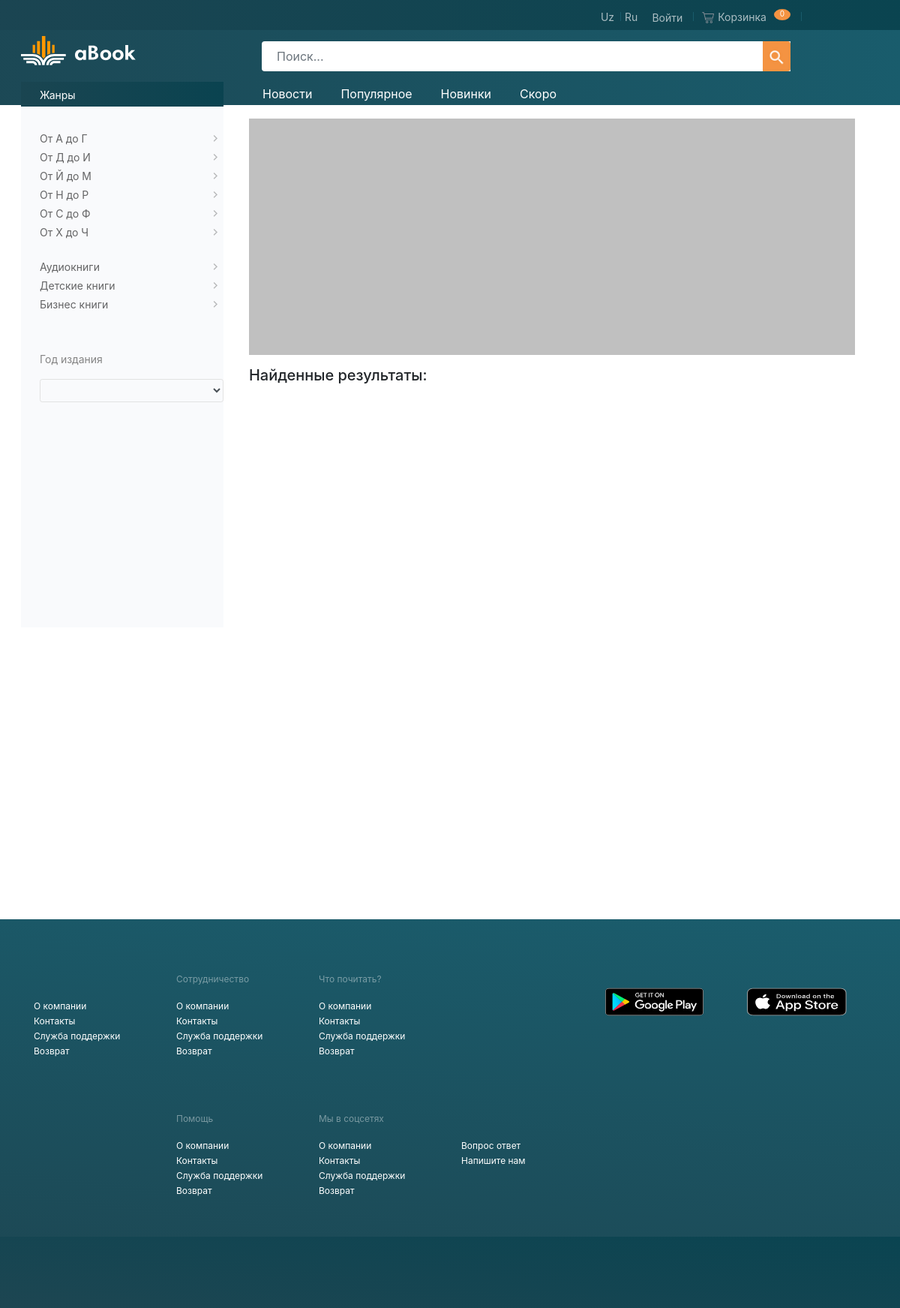
The app's page /search/ with its own data.
### dictionary/models.py (models this page shows, shortened)
class Genre(models.Model):
	name = models.CharField(max_length=100)
	alias = models.CharField(max_length=100)
	class Meta:
	        verbose_name = 'Книга'
	        verbose_name_plural = 'Добавить жанры'

### books/views.py (the view)
# urls.py: path('search/', views.SearchView.as_view(), name='search'),
class SearchView(ListView):
	model = Book
	template_name = 'books/search.html'
	def get_queryset(self):
		current_user = self.request.user
		queryset = Book.objects.all()
		q = self.request.GET.get('search')
		if q:
			return queryset.filter(Q(name__icontains=q) | Q(publishing_house__icontains=q))
	def get_context_data(self, **kwards):
		current_user = self.request.user
		ctx = super(SearchView, self).get_context_data(**kwards)
		ctx['count'] = Cart.objects.filter(user=current_user.username).count()
		ctx['sum'] = Cart.objects.filter(user=current_user.username).aggregate(Sum('price'))
		ctx['genre'] = Genre.objects.filter()
		return ctx

### books/templates/books/search.html (shortened to what this page needs)
{% extends 'base.html' %}
{% load static %}
{% load crispy_forms_tags %}
{% block content %}
<div class="index">
  <div class="container iDisFlex">
    <div class="i-left-content"></div>
    <div class="i-right-content">
      <div class="height">
          <div class="height-content">
          </div>
      </div>
      <div class="container">
       <h5>Найденные результаты: </h5>
      </div>
      <div class="row middle-content">
      </div>
  </div>
</div>
<div class="myFooter">
  <div class="container">
    <div class="row">
      <div class="col-sm-2">
        <p></p>
        <ul>
          <li><a href="#">О компании</a></li>
          <li><a href="#">Контакты</a></li>
          <li><a href="#">Служба поддержки</a></li>
          <li><a href="#">Возврат</a></li>
        </ul>
      </div>
      <div class="col-sm-2">
        <p>Сотрудничество</p>
        <ul>
          <li><a href="#">О компании</a></li>
          <li><a href="#">Контакты</a></li>
          <li><a href="#">Служба поддержки</a></li>
          <li><a href="#">Возврат</a></li>
        </ul>
      </div>
      <div class="col-sm-2">
        <p>Что почитать?</p>
        <ul>
          <li><a href="#">О компании</a></li>
          <li><a href="#">Контакты</a></li>
          <li><a href="#">Служба поддержки</a></li>
          <li><a href="#">Возврат</a></li>
        </ul>
      </div>
      <div class="col-sm-2"></div>
      <div class="col-sm-2">
        <p></p>
        <a href="#"><img src="{% static 'img/playmarket.svg' %}"></a>
      </div>
      <div class="col-sm-2">
        <p></p>
        <a href="#"><img src="{% static 'img/appstore.svg' %}"></a>
      </div>
      <div class="col-sm-2"></div>
      <div class="col-sm-2">
        <p>Помощь</p>
        <ul>
          <li><a href="#">О компании</a></li>
          <li><a href="#">Контакты</a></li>
          <li><a href="#">Служба поддержки</a></li>
          <li><a href="#">Возврат</a></li>
        </ul>
      </div>
      <div class="col-sm-2">
        <p>Мы в соцсетях</p>
        <ul>
          <li><a href="#">О компании</a></li>
          <li><a href="#">Контакты</a></li>
          <li><a href="#">Служба поддержки</a></li>
          <li><a href="#">Возврат</a></li>
        </ul>
      </div>
      <div class="col-sm-2">
        <p></p>
        <ul>
          <li><a href="authorBooks">Вопрос ответ</a></li>
          <li><a href="authorBooks">Напишите нам</a></li>
        </ul>
      </div>
      <div class="col-sm-2"></div>
      <div class="col-sm-2">
        <p></p>
      </div>
    </div>
  </div>
  <footer class="miniFooter"></footer>
</div>
{% endblock %}

### books/templates/navbar.html (shortened to what this page needs)
{% load static %}
{% load crispy_forms_tags %}
<div class="row myNav" >
  <section class="onNav">
    <div class="container">
      <div class="join">
          <ul>
            <li><div>Uz</div></li>
            <li class="border_none"><div>Ru</div></li>
            <li><div class="btn-group" id="mar_0" role="group">
                <button id="btnGroupDrop1" type="button" data-toggle="dropdown" aria-haspopup="true" aria-expanded="false">Войти</button>
                  </div>
              </li>
            <li id="mar_pad1">
                <div class="btn-group" id="mar_0" role="group">
                <button id="btnGroupDrop2" type="button" data-toggle="dropdown" aria-haspopup="true" aria-expanded="false"><div><img src="{% static 'img/korzinaTsvg.svg' %}">Корзинка <div class="count">{% csrf_token %}
                  <span>
                {{ count }}
                </span>
              </div>
            </div>
          </button>
              </div>
            </li>
          </ul>
      </div>
    </div>
  </section>
  <div class="row mainNav">
      <div class="container">
        <nav class="navbar navbar-expand-lg mainNav navbar-dark">
            <div class="navbar-brand" href="#">
              <a href="{% url 'home' %}">
                <img class="imgLogo" src="{% static 'img/Logo.svg' %}">
                <img class="imgLogoBook" src="{% static 'img/LogoName.svg' %}">
              </a>
              <div class="frst-div">Жанры
                <div class="dropDiv" >
                    <a href=""><div>От А до Г<img src="{% static 'img/arrowR.png' %}"></div></a>
                    <a href=""><div>От Д до И<img src="{% static 'img/arrowR.png' %}"></div></a>
                    <a href=""><div>От Й до М<img src="{% static 'img/arrowR.png' %}"></div></a>
                    <a href=""><div>От Н до Р<img src="{% static 'img/arrowR.png' %}"></div></a>
                    <a href=""><div>От С до Ф<img src="{% static 'img/arrowR.png' %}"></div></a>
                    <a href=""><div>От Х до Ч<img src="{% static 'img/arrowR.png' %}"></div></a>
                    <br>
                  {% for post in genre %}
                   <a href="/genre/{{ post.id }}"><div>{{ post.name }}<img src="{% static 'img/arrowR.png' %}"></div></a>
                   {% endfor %}
                <form>
                  <p>Год издания</p>
                  <select class="form-control form-control-sm form_select">
                  </select>
                </form>
                </div>
              </div>
            </div>
          <div class="collapse navbar-collapse" id="navbarTogglerDemo01">
            <div class="w-100 ">
              <form class="input-group mb-3" method="GET" action="{% url 'search' %}">
                <input type="text" placeholder="Поиск..." class="form-control" name="search">
                <div class="input-group-append">
                  <span class="input-group-text"><button><img src="{% static 'img/mark-search.png' %}"></button></span>
                </div>
              </form>
              <ul class="navbar-nav mr-auto mt-2 mt-lg-0">
                <li class="nav-item active">
                  <a class="nav-link" href="">Новости<span class="sr-only">(current)</span></a>
                </li>
                <li class="nav-item">
                  <a class="nav-link" href="#">Популярное</a>
                </li>
                <li class="nav-item">
                  <a class="nav-link" href="{% url 'home' %}">Новинки</a>
                </li>
                <li class="nav-item">
                  <a class="nav-link" href="#">Скоро</a>
                </li>
              </ul>
            </div>
          </div>
        </nav>
      </div>
  </div>
</div>

### books/static/css/main.css (style rules this page uses)
.mainNav,.onNav { padding-top:4px }
body { background:#fff;font-family:SFUIText-Regular }
a { text-decoration:none!important }
.imgLogo { height:40px;margin-bottom:15px }
.imgLogoBook { height:23px;margin-bottom:10px;margin-left:5px }
.myNav { margin-left:0;margin-right:0 }
.onNav { width:100%;height:40px;background:linear-gradient(to right,#1B4552,#0A4450);font-size:14px }
#navbarTogglerDemo01 { height:100% }
#navbarTogglerDemo01 .w-100 { padding-left:35px }
#navbarTogglerDemo01 .navbar-nav { position:relative;top:-9.5px }
#navbarTogglerDemo01 .input-group { width:91%;position:relative;top:14px;margin-top:8px }
#navbarTogglerDemo01 .input-group-append img,#navbarTogglerDemo01 input { height:40px }
.mainNav { height:100px;width:100%;margin:0;background:linear-gradient(to right,#1C4855,#195C6C) }
.mainNav .nav-item { transition:all .3s ease;position:relative;bottom:-21px;padding-top:0;padding-left:8px }
.mainNav .nav-item:first-child { margin-left:-17px }
.mainNav .nav-item a { padding:4px 6px 5px;font-size:16px }
.mainNav .nav-link { color:#fff!important;margin-right:12px;padding-left:15px!important;margin-left:-5px }
.mainNav .form-control { padding-left:20px;border:none }
.mainNav .input-group-text { padding:0;border:none }
.mainNav .input-group-text button { padding:0;border:none;cursor:pointer }
.mainNav .input-group-text button img { height:38px;border-radius:0 4px 4px 0 }
.mainNav .navbar-brand { min-width:170px;width:270px;float:right;z-index:99;margin-top:2px;margin-left:-18px }
.mainNav .navbar-brand .frst-div { padding:7px 0 4px 25px;font-size:14px;background:linear-gradient(to right,#1A4551,#0A4350);position:relative;bottom:0;margin-top:6px;height:33px }
.mainNav .navbar-brand .frst-div .dropDiv { background:#F9FAFC;position:absolute;min-width:270px;top:33px;margin-left:-25px;padding-top:30px }
.mainNav .navbar-brand .frst-div .dropDiv a { line-height:25px;font-size:14px;color:rgba(0,0,0,.6) }
.mainNav .navbar-brand .frst-div .dropDiv a div { padding-right:8px;padding-left:25px }
.mainNav .navbar-brand .frst-div .dropDiv a div img { float:right;margin-top:8px }
.mainNav .navbar-brand .frst-div .dropDiv form { padding-left:25px;color:#848484;margin-top:50px;margin-bottom:300px }
.mainNav .navbar-expand-lg { background:0 0 }
.join { width:92.7% }
.join ul { list-style:none;padding:0 5px;color:#ABBDC2;float:right }
.join ul li { cursor:pointer;padding-right:8px;border:solid #195B6B;border-width:0 1px 0 0;height:12px;font-size:14px;float:left;margin-left:5px;margin-top:12px }
.join ul li img { height:16px;width:16px;margin-right:5px }
.join ul li div { margin-top:-4px }
.join ul li .count { border-radius:50%;text-align:center;float:right;min-width:22px;padding:0 4px;margin-top:0;margin-left:10px;background:#F49342 }
.join ul li .count span { font-size:10px!important;color:#fff;position:relative;top:-1px }
.form_select { width:86px;height:22px;border:1px solid #e2e2e2!important;font-size:11px;background:0 0!important }
#btnGroupDrop1,#btnGroupDrop2 { background:0 0;border:none;margin-top:-6px;font-size:14px;color:#abbdc2;cursor:pointer }
#btnGroupDrop2 { margin-top:-4px }
select { -webkit-appearance:button;-moz-appearance:button;-webkit-user-select:none;-moz-user-select:none }
h5 { color:rgba(0,0,0,.55) }
.middle-content { padding:9px;min-height:600px }
.height { height:345px;width:100%;margin-top:3px;padding:15px }
.height .height-content { background:silver;height:100%;width:100% }
.myFooter { min-height:518px;width:100%;background-image:linear-gradient(187deg,#1A5D6D,#1D4652);margin-top:105px;position:relative;bottom:0 }
.myFooter .row { padding-top:15px }
.myFooter .row .col-sm-2 img { margin-top:-15px;width:135px;height:40px }
.myFooter .row p { margin-top:55px;height:19px;opacity:.41;color:#fff;font-size:12px;line-height:19px }
.myFooter .row ul { list-style:none;padding:0 }
.myFooter .row ul li { padding:0;margin:0;line-height:18px }
.myFooter .row ul li a { font-size:12px;color:#fff;cursor:pointer;font-weight:400;text-decoration:none }
.miniFooter { width:100%;height:95px;background:linear-gradient(187deg,#0A4451,#1D4652);position:absolute;bottom:0 }
.row { margin-left:0;margin-right:0 }
button,button:active,button:focus { outline:0 }
.border_none { border:none!important }
.index { width:100%;min-height:1200px }
.index .iDisFlex { display:flex }
.index .i-left-content { width:24.5%;float:left }
.index .i-right-content { width:75.5%;float:left }

### records on screen
Genre: name "Аудиокниги"
Genre: name "Детские книги"
Genre: name "Бизнес книги"

### other values on screen
{{ count }} "0"
